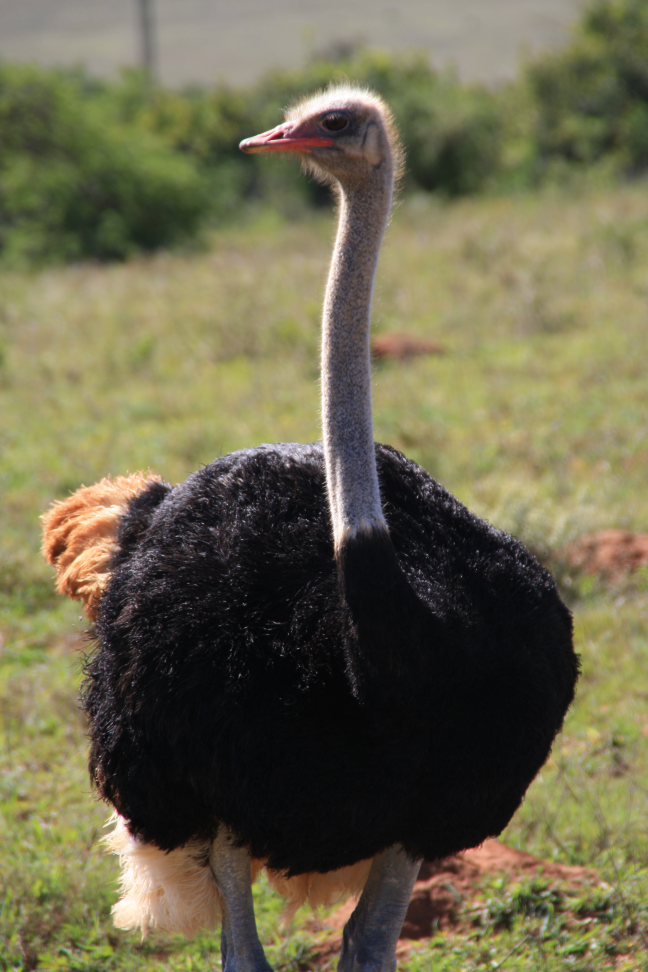
#> input picture strauss.JPG, 2592 x 3888 px (shown at 1/4 size)
$ python query.py
#> lines starting #> are read from the running program, lines starting #| are printed output that depends on the picture
#> the answer given: ../strauss.JPG
#> in set_image_name, `self.query_image = cv2.imread(query_image_name, cv2.IMREAD_GRAYSCALE)`:
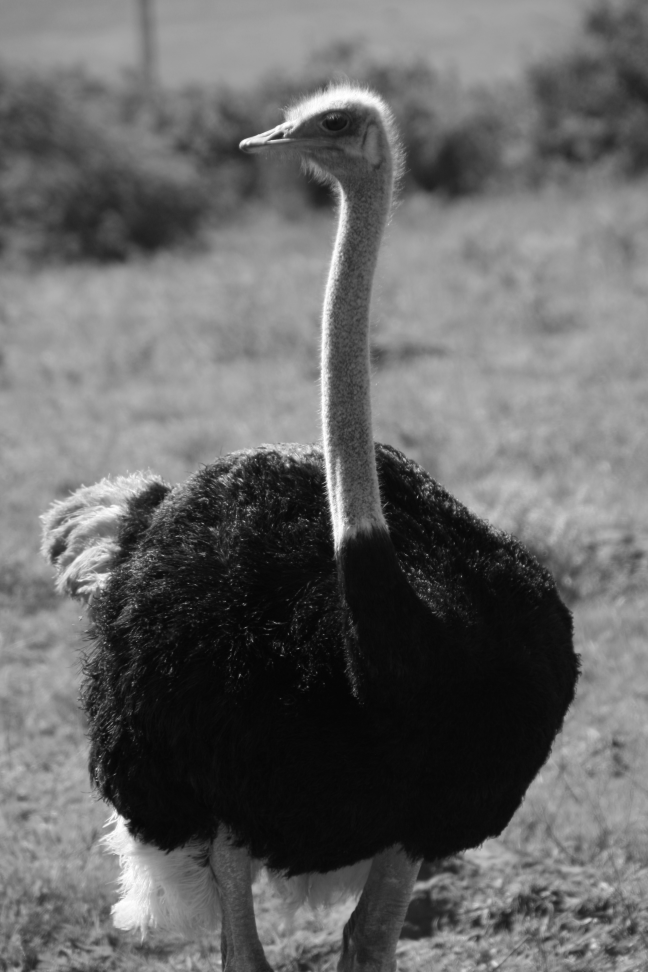
#> self.query_image: shape (3888, 2592) (shown at 1/4 size); min 0, max 255, mean 102.6
### scenario_1_falco/feature_extractor.py
# pylint: disable=no-member
# import the necessary packages
import numpy as np
import cv2
from PIL import Image


class FeatureExtractor:

	#######################################################################################################################
	# Function extract(self, image)
	# Function to extract features for an image
	#
	# Input arguments:
	#   - [image] image: input image
	# Output argument:
	#   - [list] features: list with extracted features
	#######################################################################################################################
	def extract(self, image):
		# TODO: You can change your extraction method

		#features = self.image_pixels(image)
		features = self.histogram(image)
		#features = self.thumbnail_features(image)
		#features = self.extract_features_spatial(image)

		# TODO: You can even extend features with another method
		#features.extend(self.histogram(image))
		features.extend(self.thumbnail_features(image))

		return features

	#######################################################################################################################
	# Function histogram(self, image)
	# Function to extract histogram features for an image
	#
	# Tipp:
	# 	- use 'cv2.calcHist'
	#	- create a list out of the histogram (hist.tolist())
	#	- return a flatten list
	#
	# Input arguments:
	#   - [image] image: input image
	# Output argument:
	#   - [list] features: list with extracted features
	#######################################################################################################################
	def histogram(self, image):

		his_image = cv2.calcHist(images = [image], channels = [0], mask = None, histSize = [256], ranges = [0, 256])
#> his_image = 256 values, max 322041 at index 10, min 1 at index 2, mean 39366

		his_list = his_image.tolist()
#> his_list = 256 items, first 6: [3], [2], [1], [9], [289], [8138]

		his_list = [int(item) for sublist in his_list for item in sublist]
#> his_list has the same summary as his_image
#> in extract, `features = self.histogram(image)`: features has the same summary as his_image in histogram

		return his_list


	#######################################################################################################################
	# Function thumbnail_features(self, image)
	# Function to create a thumbnail of an image and return the image values (features)
	#
	# Help:
	#   - Resize image (dim(30,30))
	#	- Create a list from the image (np array)
	#	- flatten and return the list
	#
	# Input arguments:
	#   - [image] image: input image
	# Output argument:
	#   - [list] feature_list: list with extracted features
	#######################################################################################################################
	def thumbnail_features(self, image):
		resized_image =  cv2.resize(src = image, dsize = (30,30))
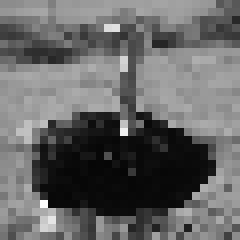
#> resized_image: shape (30, 30) (shown 8 times larger); min 6, max 253, mean 102

		resized_image_list = resized_image.tolist()
#> resized_image_list = 30 items

		resized_image_list = [item for sublist in resized_image_list for item in sublist]
#> resized_image_list = 900 values, max 253 at index 755, min 6 at index 611, mean 102

		return resized_image_list


	#######################################################################################################################
	# Function extract_features_spatial(self, image, factor = 10)
	# Function to create spatial features
	#
	# Help:
	#   - Resize image (dim(200,200))
	#	- Observe (factor * factor) image parts
	#	- calculate max, min and mean for each part and add to feature list
	#
	# Input arguments:
	#   - [image] image: input image
	#	- [int] factor: facto to split images into parts
	# Output argument:
	#   - [list] feature_list: list with extracted features
	#######################################################################################################################
	# [81 lines left out: functions extract_features_spatial, partitionbased_histograms, image_pixels, not called in this run]


# [17 lines that do not run on import are left out]

### scenario_1_falco/searcher.py
# import the necessary packages
import csv
import math
from pathlib import Path

from pdb import set_trace as st

#######################################################################################################################
# Function square_rooted(x)
# Function to calculate the root of the sum of all swared elements of a list
#
# Help:
#   - for each element calculate the square value. Sum all values up. Calculate the root
#
# Input arguments:
#   - [list] x: list of input numbers
# Output argument:
#   - [float] result
#######################################################################################################################
def square_rooted(x):
        return math.sqrt(sum([a*a for a in x]))

class Searcher:

    #######################################################################################################################
	# Function __init__(self, index_path):
	# Init function. Just set the index path
	#######################################################################################################################
    def __init__(self, index_path):
        # store our index path
        self.index_path = index_path

    #######################################################################################################################
	# Function search(self, queryFeatures, limit = 5)
	# Function retrieve similar images based on the queryFeatures
	#
    # 	# Tasks:
    #   - If there is no index file -> Print error and return False [Hint: Path(*String*).exists()]
    #   - Open the index file
    #   - Read in CSV file [Hint: csv.reader()]
    #   - Iterate over every row of the CSV file
    #       - Collect the features and cast to float
    #       - Calculate distance between query_features and current features list
    #       - Save the result in a dictionary: key = image_path, Item = distance
    #   - Close file
    #   - Sort the results according their distance
    #   - Return limited results
	#
	# Input arguments:
	#   - [list] query_features: Lost of query features
    #   - [int] limit: Limit the retrieved results
	# Output argument:
	#   - [float] result: Computed distance
	#######################################################################################################################
    def search(self, queryFeatures, limit = 5):
        # initialize our dictionary of results
        results = {}

        # check if there is a csv file
        if not Path(self.index_path).exists():
            print("There is no index file!")
            return False

        # open the index file for reading
        with open(self.index_path) as f:
            # initialize the CSV reader
            reader = csv.reader(f)

            # loop over the rows in the index
            for row in reader:
                # extract features [1:] and convert to float
                features = [float(x) for x in row[1:]]

                # TODO choose a distance funtion here
                distance = self.euclidean_distance(features, queryFeatures)

                # add to dictionary; Key: image_path, Item: distance_value
                results[row[0]] = distance

            # close the reader
            f.close()

        # sort our results
        results = sorted([(v, k) for (k, v) in results.items()])

        # return our (limited) results
        return results[:limit]


    #######################################################################################################################
	# Function euclidean_distance(self, x, y):
	# Function to calculate the euclidean distance for two lists
	#
    # 	# Help: https://pythonprogramming.net/euclidean-distance-machine-learning-tutorial/
	#
	# Input arguments:
	#   - [list] x: List one
    #   - [list] y: List two
	# Output argument:
	#   - [float] result: Computed distance
	#######################################################################################################################
    # [70 lines left out: functions euclidean_distance, manhattan_distance, minkowski_distance, cosine_similarity, not called in this run]

    #######################################################################################################################
	# Function cosine_distance(self, x, y):
	# Function to calculate the cosine distance with help of cosine similarity
	#######################################################################################################################
    def cosine_distance(self, x, y):
        return 1 - self.cosine_similarity(x, y)

### scenario_1_falco/query.py
# pylint: disable=no-member
import numpy as np
import cv2
from feature_extractor import FeatureExtractor
#from searcher import Searcher
from searcher import Searcher
import easygui
from pathlib import Path
import os
import csv


from pdb import set_trace as st

#######################################################################################################################
# Function get_filename_from_path(self, path_to_file, file_ending = '.png'):
# Function to retrieve a file name from a file path
#
# Hint: "./images/739609.png" -> "739609".
# You can use 'os.path.basename'
#
# Input arguments:
#   - [string] path_to_file: Path to a file.
#   - [string] file_ending: String of the file type. Default = '.png'
# Output argument:
#   - [string] name: Name of the file
###########################c###########################################################################################
# [7 lines left out: function get_filename_from_path, not called in this run]

class Query:
    output_name = "index.csv"
    code_path = "codes.csv"
    image_directory = str(Path("../../dataset/test/"))

    #######################################################################################################################
	# Function __init__(self, query_image_name = None):
	# Init function. Just call set_image_name
	#######################################################################################################################
    def __init__(self, query_image_name = None, limit = 10):
        self.limit = limit
        self.image_features = None
        self.set_image_name(query_image_name)
        self.query_image_code = None

    #######################################################################################################################
	# Function set_image_name(self, query_image_name = "./images/739562.png"):
	# Function to set the image name. Afterwards the image is loaded
	#
	# Steps: Set variable "self.query_image_name". Load image and set to "self.query_image". Call "calculate_features(self)"
    # Hint: You can also use a file dialogue to automatic enter the filename
    #       -> http://easygui.sourceforge.net/api.html?highlight=fileopenbox#easygui.fileopenbox
	#
	# Input arguments:
	#   - [string] query_image_name: Path to image name. Default: like "./images/739609.png"
	#######################################################################################################################
    def set_image_name(self, query_image_name = None):
        if query_image_name is None:
            query_image_name = easygui.fileopenbox(default = self.image_directory, filetypes = ["*.png"])
        self.query_image_name = query_image_name
        self.query_image = cv2.imread(query_image_name, cv2.IMREAD_GRAYSCALE)
        self.calculate_features()

    #######################################################################################################################
	# Function calculate_features(self):
	# Function to calculate features
	#
	# Steps: Check if "self.query_image" is None -> exit(). Extract features wit "FeatureExtractor" and set to "self.features"
	#######################################################################################################################
    def calculate_features(self):
        if self.query_image is None:
            print("There is no image named: ", self.query_image_name)
            exit()
        # initialize the FeatureExtractor
        feature_extractor = FeatureExtractor()
        # describe the query_image
        self.features = feature_extractor.extract(self.query_image)
#> self.features = 1156 values, max 322041 at index 10, min 1 at index 2, mean 8797.1

    #######################################################################################################################
	# Function run(self):
	# Function to start a query
	#
	# Steps:
    #   Check if "self.query_image" or self.features is None -> return.
    #   Create a Searcher and run a search
	#######################################################################################################################
    def run(self):
        # perform the search
        searcher = Searcher(self.output_name)
        results = searcher.search(self.features, self.limit)
#> results = False

        # If we do not get any results, we quit
        if (results is False):
            quit()
#> (the program exits here)

$ run again, on oldCode_MDS2019/szenario1_informationRetrieval/dog.jpg
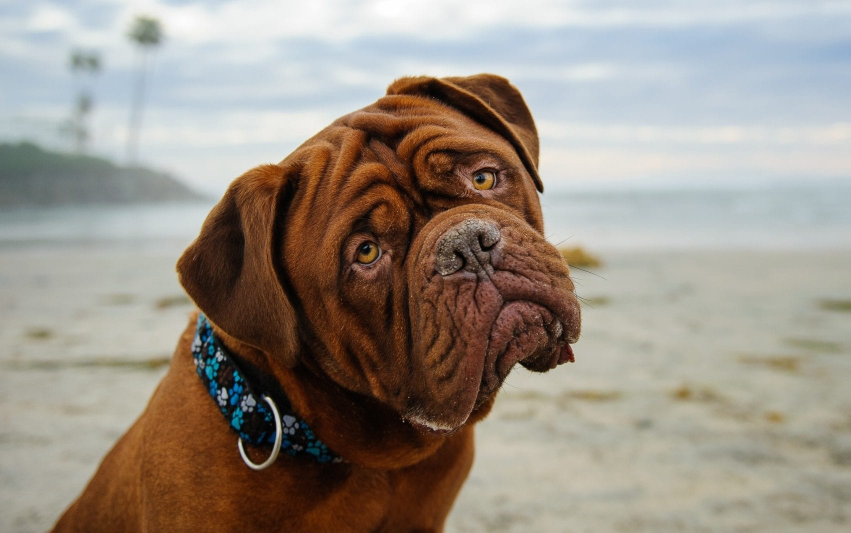
#> input picture oldCode_MDS2019/szenario1_informationRetrieval/dog.jpg, 1702 x 1065 px (shown at 1/2 size)
#> in set_image_name, `self.query_image = cv2.imread(query_image_name, cv2.IMREAD_GRAYSCALE)`:
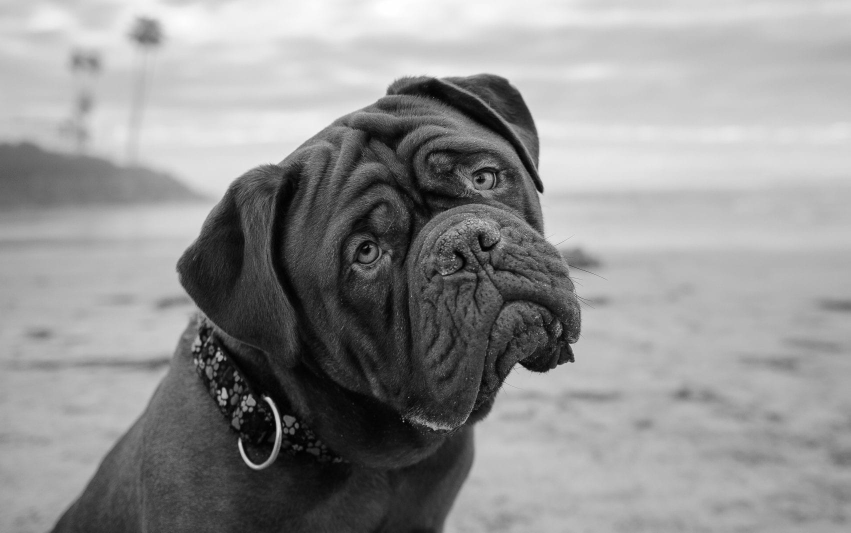
#> self.query_image: shape (1065, 1702) (shown at 1/2 size); min 0, max 255, mean 146.5
#> his_image = 256 values, max 25819 at index 181, min 87 at index 0, mean 7080.6
#> in histogram, `his_list = his_image.tolist()`: his_list = 256 items, first 6: [87], [161], [453], [1101], [1915], [2563]
#> in histogram, `his_list = [int(item) for sublist in his_list for item in sublist]`: his_list has the same summary as his_image
#> features has the same summary as his_image in histogram
#> in thumbnail_features, `resized_image =  cv2.resize(src = image, dsize = (30,30))`:
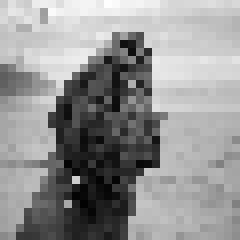
#> resized_image: shape (30, 30) (shown 8 times larger); min 2, max 254, mean 146.8
#> in thumbnail_features, `resized_image_list = resized_image.tolist()`: resized_image_list = 30 items
#> in thumbnail_features, `resized_image_list = [item for sublist in resized_image_list for item ..`: resized_image_list = 900 values, max 254 at index 13, min 2 at index 760, mean 146.8
#> self.features = 1156 values, max 25819 at index 181, min 2 at index 1016, mean 1682.3
#> results = False
